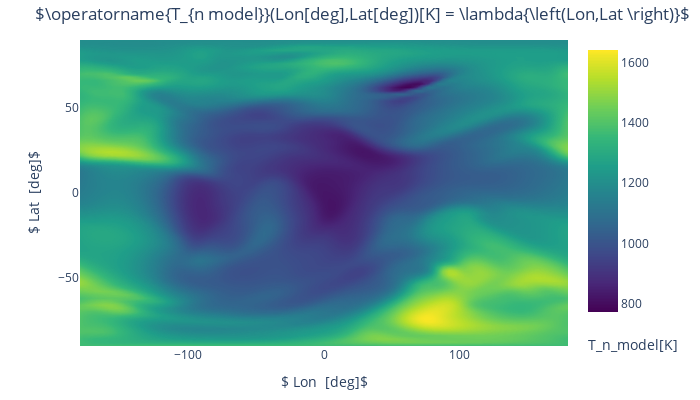

Notebook code cell kept with this figure:
### Code cell
# Show the corresponding model data
toColor(recon.plot(T_n_model=dict(Lon=recon.x, Lat=recon.y)))

### Figure 1 — Plotly figure (JSON) as saved in the notebook; plotly's stock layout.template omitted (floating-point values rounded to 4 significant figures; data arrays with more than 128 entries replaced by an {"elided": "..."} marker saying what was removed)
{"data": [{"colorbar": {"title": {"side": "bottom", "text": "T_n_model[K]"}}, "colorscale": [[0, "#440154"], [0.1111, "#482878"], [0.2222, "#3e4989"], [0.3333, "#31688e"], [0.4444, "#26828e"], [0.5556, "#1f9e89"], [0.6667, "#35b779"], [0.7778, "#6ece58"], [0.8889, "#b5de2b"], [1, "#fde725"]], "contours": {"coloring": "fill", "showlines": false}, "meta": "2d-grid", "ncontours": 200, "type": "contour", "x": [-180, -176, -172, -168, -164, -160, -156, -152, -148, -144, -140, -136, -132, -128, -124, -120, -116, -112, -108, -104, -100, -96, -92, -88, -84, -80, -76, -72, -68, -64, -60, -56, -52, -48, -44, -40, -36, -32, -28, -24, -20, -16, -12, -8, -4, 0, 4, 8, 12, 16, 20, 24, 28, 32, 36, 40, 44, 48, 52, 56, 60, 64, 68, 72, 76, 80, 84, 88, 92, 96, 100, 104, 108, 112, 116, 120, 124, 128, 132, 136, 140, 144, 148, 152, 156, 160, 164, 168, 172, 176, 180], "y": [-90, -88, -86, -84, -82, -80, -78, -76, -74, -72, -70, -68, -66, -64, -62, -60, -58, -56, -54, -52, -50, -48, -46, -44, -42, -40, -38, -36, -34, -32, -30, -28, -26, -24, -22, -20, -18, -16, -14, -12, -10, -8, -6, -4, -2, 0, 2, 4, 6, 8, 10, 12, 14, 16, 18, 20, 22, 24, 26, 28, 30, 32, 34, 36, 38, 40, 42, 44, 46, 48, 50, 52, 54, 56, 58, 60, 62, 64, 66, 68, 70, 72, 74, 76, 78, 80, 82, 84, 86, 88, 90], "z": {"elided": "91x91 float values"}}], "layout": {"autosize": false, "height": 400, "margin": {"b": 32, "pad": 0, "r": 30, "t": 40}, "title": {"text": "$\\operatorname{T_{n model}}(Lon[deg],Lat[deg])[K] = \\lambda{\\left(Lon,Lat \\right)}$"}, "width": 700, "xaxis": {"title": {"text": "$ Lon  [deg]$"}}, "yaxis": {"title": {"text": "$ Lat  [deg]$"}}}}
